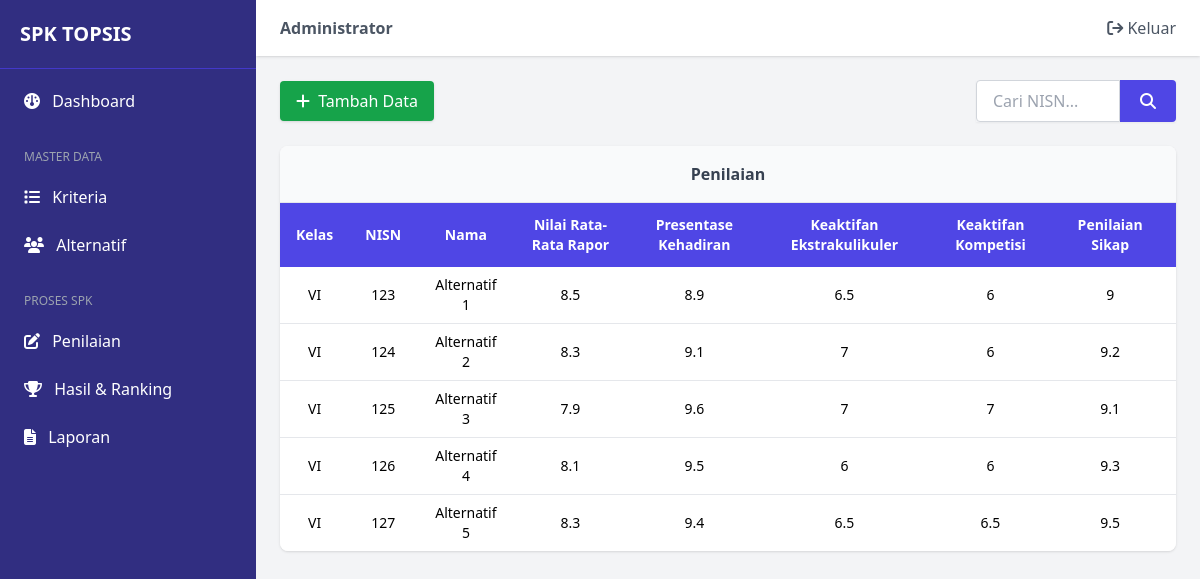
The app's page /menu.php?page=penilaian (signed in) with its own data.
### tables this page shows
CREATE TABLE `kriteria` (
  `kode` varchar(10) NOT NULL,
  `nama` varchar(50) NOT NULL,
  `bobot` double NOT NULL
);

CREATE TABLE `penilaian` (
  `kelas` varchar(10) NOT NULL,
  `nisn` varchar(20) NOT NULL,
  `nama` varchar(50) NOT NULL,
  `nilai_rata_rata_rapor` double DEFAULT NULL,
  `presentase_kehadiran` double DEFAULT NULL,
  `keaktifan_ekstrakulikuler` double DEFAULT NULL,
  `keaktifan_kompetisi` double DEFAULT NULL,
  `penilaian_sikap` double DEFAULT NULL
);

### penilaian.php (the view, shortened to what this page needs)
<?php
include 'connection.php';
$search_nisn = '';
$query = "SELECT * FROM penilaian WHERE nisn LIKE '%$search_nisn%' ORDER BY FIELD(kelas, 'I','II','III','IV','V','VI'), nama ASC";
$result = mysqli_query($koneksi, $query);
?>
<div class="flex flex-row items-center justify-center md:justify-between gap-4 mb-6">
    <div class="flex-none">
        <button onclick="openTambah()" class="bg-green-600 hover:bg-green-700 text-white px-4 py-2 rounded shadow transition duration-200">
            <i class="fa fa-plus mr-1"></i> Tambah Data
        </button>
    </div>
    <div class="w-full md:w-auto flex justify-center">
        <form method="POST" class="flex shadow-sm">
            <input type="text" name="search_nisn" placeholder="Cari NISN..." value="<?php echo $search_nisn; ?>" class="border border-gray-300 rounded-l px-4 py-2 w-full max-w-[200px] md:w-36 focus:ring-2 focus:ring-indigo-500 outline-none transition-all">
            <button type="submit" class="bg-indigo-600 hover:bg-indigo-700 text-white px-5 rounded-r transition duration-200">
                <i class="fa fa-search"></i>
            </button>
        </form>
    </div>
</div>
<div class="w-full bg-white shadow rounded-lg overflow-hidden">
    <div class="p-4 border-b font-semibold text-center bg-gray-50 text-gray-700">
        Penilaian
    </div>
    <div class="overflow-x-auto w-full">
        <table class="min-w-[1000px] w-full text-sm text-center border-collapse">
            <thead class="bg-indigo-600 text-white">
                <tr>
                    <th class="px-4 py-3">Kelas</th>
                    <th class="px-4 py-3">NISN</th>
                    <th class="px-4 py-3">Nama</th>
                    <?php
                    $sql_kriteria = "SELECT * FROM kriteria";
                    $result_kriteria = $koneksi->query($sql_kriteria);
                    while($row_kriteria = $result_kriteria->fetch_assoc()){
                        echo '<th class="px-4 py-3">'.$row_kriteria['nama'].'</th>';
                    }
                    ?>
                    <th class="px-4 py-3">Aksi</th>
                </tr>
            </thead>
            <tbody class="bg-white divide-y divide-gray-200">
                <?php
                $columns_result = mysqli_query($koneksi, "SHOW COLUMNS FROM penilaian");
                $columns = [];
                while ($col = mysqli_fetch_assoc($columns_result)) {
                    $columns[] = $col['Field'];
                }
                $exclude_columns = ['kelas', 'nisn', 'nama'];
                while ($row = mysqli_fetch_assoc($result)):
                ?>
                <tr class="hover:bg-indigo-50 transition-colors">
                    <?php foreach ($exclude_columns as $ex_col): ?>
                        <td class="px-4 py-2"><?php echo htmlspecialchars($row[$ex_col]); ?></td>
                    <?php endforeach; ?>
                    <?php foreach ($columns as $col):
                        if (!in_array($col, $exclude_columns)): ?>
                            <td class="px-4 py-2"><?php echo htmlspecialchars($row[$col]); ?></td>
                    <?php endif; endforeach; ?>
                    <td class="px-4 py-2 whitespace-nowrap space-x-1">
                    </td>
                </tr>
                <?php endwhile; ?>
            </tbody>
        </table>
    </div>
</div>

### menu.php (shortened to what this page needs)
<?php
    $page = isset($_GET['page']) ? $_GET['page'] : 'dashboard';
?>
<!DOCTYPE html>
<html lang="en">
    <head>
        <link rel="stylesheet" href="https://cdnjs.cloudflare.com/ajax/libs/font-awesome/6.5.0/css/all.min.css">
        <script src="https://cdn.tailwindcss.com"></script>
    </head>
    <body class="bg-gray-100">
        <div class="flex">
            <div id="sidebar"
            class="fixed md:static z-20 w-64 bg-indigo-900 min-h-screen text-white transform -translate-x-full md:translate-x-0 transition-transform duration-200">
                <div class="p-5 text-xl font-bold border-b border-indigo-700">
                    SPK TOPSIS
                </div>
                <nav class="mt-2">
                    <a href="menu.php?page=dashboard" class="block px-6 py-3 hover:bg-indigo-700">
                        <i class="fa fa-gauge mr-2"></i> Dashboard
                    </a>
                    <p class="px-6 py-2 text-xs text-gray-400 mt-4">MASTER DATA</p>
                    <a href="menu.php?page=kriteria" class="block px-6 py-3 hover:bg-indigo-700">
                        <i class="fa fa-list mr-2"></i> Kriteria
                    </a>
                    <a href="menu.php?page=alternatif" class="block px-6 py-3 hover:bg-indigo-700">
                        <i class="fa fa-users mr-2"></i> Alternatif
                    </a>
                    <p class="px-6 py-2 text-xs text-gray-400 mt-4">PROSES SPK</p>
                    <a href="menu.php?page=penilaian" class="block px-6 py-3 hover:bg-indigo-700">
                        <i class="fa fa-edit mr-2"></i> Penilaian
                    </a>
                    <a href="menu.php?page=ranking" class="block px-6 py-3 hover:bg-indigo-700">
                        <i class="fa fa-trophy mr-2"></i> Hasil & Ranking
                    </a>
                    <a href="menu.php?page=laporan" class="block px-6 py-3 hover:bg-indigo-700">
                        <i class="fa fa-file-alt mr-2"></i></i> Laporan
                    </a>
                </nav>
            </div>
                <div class="flex-1 min-w-0 overflow-hidden flex flex-col">
                <div class="bg-white shadow px-6 py-4 flex justify-between items-center">
                    <div class="font-semibold text-gray-600">
                        <?php echo $_SESSION['full_name']; ?>
                    </div>
                    <a href="logout.php" class="text-gray-600 hover:text-red-500">
                        <i class="fa fa-sign-out"></i> Keluar
                    </a>
                </div>
                <div class="p-6">
                    <?php
                        switch($page){
                        case 'penilaian':
                        include "penilaian.php";
                        break;
                        }
                    ?>
                </div>
            </div>
        </div>
    </body>
</html>

### records on screen
kriteria: nama "Nilai Rata-Rata Rapor"
kriteria: nama "Presentase Kehadiran"
kriteria: nama "Keaktifan Ekstrakulikuler"
kriteria: nama "Keaktifan Kompetisi"
kriteria: nama "Penilaian Sikap"
penilaian: kelas "VI", nisn "123", nama "Alternatif 1", nilai_rata_rata_rapor "8.5", presentase_kehadiran "8.9", keaktifan_ekstrakulikuler "6.5", keaktifan_kompetisi "6", penilaian_sikap "9"
penilaian: kelas "VI", nisn "124", nama "Alternatif 2", nilai_rata_rata_rapor "8.3", presentase_kehadiran "9.1", keaktifan_ekstrakulikuler "7", keaktifan_kompetisi "6", penilaian_sikap "9.2"
penilaian: kelas "VI", nisn "125", nama "Alternatif 3", nilai_rata_rata_rapor "7.9", presentase_kehadiran "9.6", keaktifan_ekstrakulikuler "7", keaktifan_kompetisi "7", penilaian_sikap "9.1"
penilaian: kelas "VI", nisn "126", nama "Alternatif 4", nilai_rata_rata_rapor "8.1", presentase_kehadiran "9.5", keaktifan_ekstrakulikuler "6", keaktifan_kompetisi "6", penilaian_sikap "9.3"
penilaian: kelas "VI", nisn "127", nama "Alternatif 5", nilai_rata_rata_rapor "8.3", presentase_kehadiran "9.4", keaktifan_ekstrakulikuler "6.5", keaktifan_kompetisi "6.5", penilaian_sikap "9.5"

### other values on screen
$_SESSION['full_name'] "Administrator"
